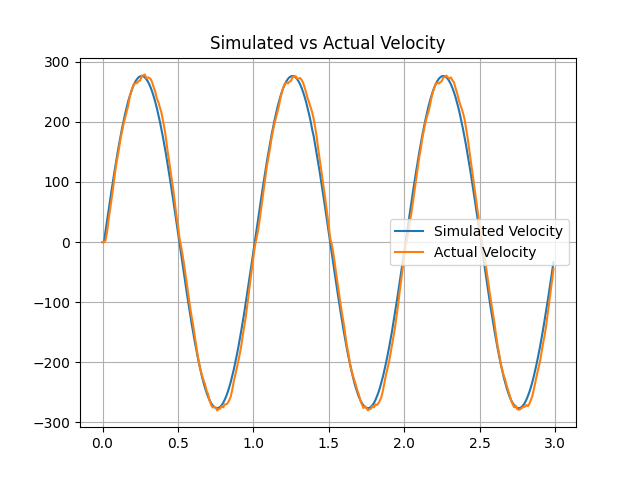

Python code for this plot:
import matplotlib.pyplot as plt
import dynamixel_sdk as dxl
import time
import csv
import numpy as np

# Protocol version and Dynamixel settings
PROTOCOL_VERSION = 2.0
DXL_ID = 1
BAUDRATE = 57600
DEVICENAME = 'COM10'
ADDR_PRO_GOAL_PWM = 100
ADDR_PRO_TORQUE_ENABLE = 64
ADDR_PRESENT_VELOCITY = 128
TORQUE_ENABLE = 1
TORQUE_DISABLE = 0
MAX_VOLTAGE = 12.2
MAX_PWM = 885


def correct_negative_velocity(velocity):
    """ Convert 32-bit unsigned integer to signed integer if necessary """
    if velocity > 2147483647:  # This is 2^31 - 1, the max value for a 32-bit signed integer
        velocity -= 4294967296  # This is 2^32, subtracting this converts to the correct negative value
    return velocity


# Initialize timing and velocity variables
t = 0
previous_velocity = 0
current_velocity = 0

# Sine wave parameters
frequency = 3  # Frequency of the sine wave in Hz
omega = 2 * np.pi * frequency  # Angular frequency

# Time settings
total_time = 3  # Total duration of the experiment
dt = 0.01  # Time step for simulation
times = np.arange(0, total_time, dt)

# Create sinusoidal voltage array
voltages = MAX_VOLTAGE * np.sin(omega * times)
# print("voltages:", voltages)
pwms = np.round((voltages / MAX_VOLTAGE * MAX_PWM)).astype(int)  # Scale and shift to ensure PWM is always positive

# Initialize PortHandler and PacketHandler
portHandler = dxl.PortHandler(DEVICENAME)
packetHandler = dxl.PacketHandler(PROTOCOL_VERSION)

# Open port and set baudrate
if not portHandler.openPort():
    print("Failed to open the port")
    quit()
if not portHandler.setBaudRate(BAUDRATE):
    print("Failed to change the baudrate")
    quit()

# Enable Dynamixel Torque
dxl_comm_result, dxl_error = packetHandler.write1ByteTxRx(portHandler, DXL_ID, ADDR_PRO_TORQUE_ENABLE, TORQUE_ENABLE)
if dxl_comm_result != dxl.COMM_SUCCESS:
    print("%s" % packetHandler.getTxRxResult(dxl_comm_result))
    portHandler.closePort()
    quit()

# Data collection
sim_time = []
sim_velocity = []
actual_velocity = []
data = []

prev_time = time.time()
try:
    for time_point, voltage, pwm in zip(times, voltages, pwms):
        print("voltage:", voltage)
        print("pwm: ", pwm)
        dxl_comm_result, dxl_error = packetHandler.write2ByteTxRx(portHandler, DXL_ID, ADDR_PRO_GOAL_PWM, pwm)
        if dxl_comm_result != dxl.COMM_SUCCESS:
            print("Failed to set PWM")
            continue
        
        dxl_present_velocity, dxl_comm_result, dxl_error = packetHandler.read4ByteTxRx(portHandler, DXL_ID, ADDR_PRESENT_VELOCITY)
        if dxl_comm_result != dxl.COMM_SUCCESS:
            print("Failed to read velocity")
            continue
        

        dxl_present_velocity = correct_negative_velocity(dxl_present_velocity) #correct the negative velocity overflow
        actual_velocity.append(dxl_present_velocity)
        sim_time.append(time_point)
        data.append([time_point, voltage, dxl_present_velocity, current_velocity])
        sim_velocity.append(current_velocity)
        current_time = time.time()
        dt = current_time - prev_time
        prev_time = current_time
        current_velocity = previous_velocity + dt*(-22.37*previous_velocity + 506.7 * voltage)
        print("current velocity: ", dxl_present_velocity)
        previous_velocity = current_velocity
        
        time.sleep(0.01)  # Sampling delay
finally:
    dxl_comm_result, dxl_error = packetHandler.write2ByteTxRx(portHandler, DXL_ID, ADDR_PRO_GOAL_PWM, 0) #stop the motor

    portHandler.closePort()

# Plot results
plt.plot(sim_time, sim_velocity, label='Simulated Velocity')
plt.plot(sim_time, actual_velocity, label='Actual Velocity')
plt.title('Simulated vs Actual Velocity')
plt.legend()
plt.grid(True)
plt.show()

# Save data to CSV
with open('motor_model_Validation_sin_input.csv', 'w', newline='') as file:
    writer = csv.writer(file)
    writer.writerow(["Time", "Voltage", "Actual Velocity", "Simulated Velocity"])
    writer.writerows(data)
